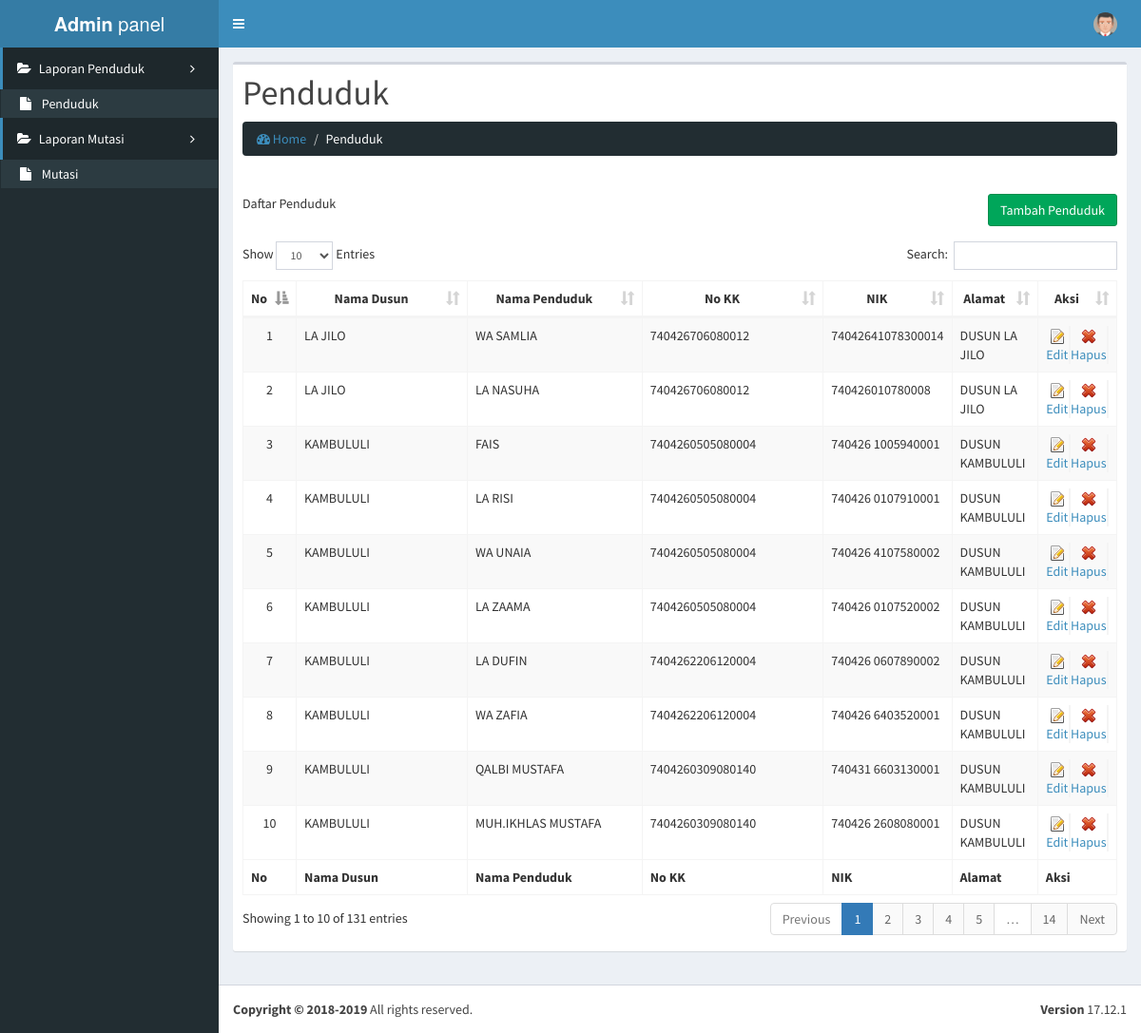
The app's page /admin/laporan-penduduk (signed in) with its own data.
### tables this page shows
CREATE TABLE `penduduk` (
  `id_penduduk` int(11) NOT NULL,
  `nama_penduduk` varchar(50) DEFAULT NULL,
  `id_dusun` int(11) DEFAULT NULL,
  `no_kk` varchar(50) DEFAULT NULL,
  `nik` varchar(50) DEFAULT NULL,
  `alamat` varchar(50) DEFAULT NULL,
  `tempat_lahir` varchar(50) DEFAULT NULL,
  `status_menikah` enum('Y','N') DEFAULT NULL,
  `pekerjaan` varchar(50) DEFAULT NULL,
  `agama` enum('Islam','Kristen','Hindu','Budha','Khatolik') NOT NULL,
  `tgl_lahir` date DEFAULT NULL,
  `jenis_kelamin` enum('P','L') DEFAULT NULL,
  `no_hp` varchar(50) NOT NULL,
  `pendidikan_terakhir` varchar(50) DEFAULT NULL
);

CREATE TABLE `dusun` (
  `id_dusun` int(11) NOT NULL,
  `nama_dusun` varchar(50) DEFAULT NULL,
  `id_desa` int(11) DEFAULT NULL,
  `jumlah_rt` int(11) DEFAULT NULL,
  `jumlah_rw` int(11) DEFAULT NULL,
  `jml_penduduk` varchar(20) NOT NULL,
  `jml_lahir` varchar(20) NOT NULL,
  `jml_kematian` varchar(20) NOT NULL,
  `jml_mutasi` varchar(20) NOT NULL
);

### admin/modul/laporan-penduduk/index.php (the view, shortened to what this page needs)
<?php
	$module = "laporan-penduduk";
	switch($_GET['act']){
		case "list":
	?>
			<section class="content">
				<div class="row">
				<div class="col-md-12">
				  <div class="box">
					<div class="box-header">
						<h1 style="text-transform: capitalize;">Penduduk</h1>
						<ol class="breadcrumb">
							<li><a href="media.php?module=home"><i class="fa fa-dashboard"></i> Home</a></li>
							<li class="active">Penduduk</li>
						</ol>
					</div>
					<div class="box-body table-responsive">
						<p class="c-black f-500 m-b-20">Daftar Penduduk
                            <a href="<?php echo $module; ?>-tambah" class="btn btn-success pull-right"><i class="zmdi zmdi-plus zmdi-hc-fw"></i> Tambah Penduduk</a>
                        </p>
                        <br>
						<table id="example1" class="table table-bordered table-striped">
						<thead>
						  <tr>
							<th width="2%" class="center">No</th>
							<th width="23%" class="center">Nama Dusun</th>
							<th width="23%" class="center">Nama Penduduk</th>
							<th width="23%" class="center">No KK</th>
							<th width="10%" class="center">NIK</th>
							<th width="10%" class="center">Alamat</th>
							<th width="60%"  class="center">Aksi</th>
						  </tr>
						</thead>
						<tbody>
						<?php
						$no = 1;
						$dusun = $pdo->query("SELECT * from penduduk ORDER BY id_penduduk DESC");
						while($r = $dusun->fetch(PDO::FETCH_ASSOC)){
						$desa = $pdo->query("SELECT * from dusun WHERE id_dusun = '$r[id_dusun]'");
						$d = $desa->fetch(PDO::FETCH_ASSOC);
						?>
							<tr>
								<td align="center"><?php echo  $no; ?></td>
								<td><?php echo  $d['nama_dusun']; ?></td>
								<td><?php echo  $r['nama_penduduk']; ?></td>
								<td><?php echo  $r['no_kk']; ?></td>
								<td><?php echo  $r['nik']; ?></td>
								<td><?php echo  $r['alamat']; ?></td>
								<td align="center">
									<table class="tbltmbahan" style="width: 100%;padding: 0px;min-height: 28px;text-align: center; border: 0px;">
										<tr>
											<td style="border-right: 2px solid #f4f4f4;"><a href="<?php echo $module; ?>-edit-<?php echo $r['id_penduduk']; ?>" title="Edit"><img src="add-icon.gif"><br/>Edit</a></td>
											<td style="border-right: 2px solid #f4f4f4;"><a title="Hapus" onClick="javascript: return confirm('Data yang Sudah di Hapus TIDAK BISA Dikembalikan Kembali. Apakah Anda yakin ingin Menghapus Data Ini!!');" href='modul/<?php echo $module; ?>/aksi.php?module=<?php echo $module; ?>&act=remove&id=<?php echo $r['id_penduduk']; ?>' ><img src="hr.gif"><br/>Hapus</a>	</td>
										</tr>
									</table>
								</td>
							</tr>
						<?php
						$no++;
						}
						?>
						</tbody>
						<tfoot>
						 <tr>
							<th width="2%" class="center">No</th>
							<th width="23%" class="center">Nama Dusun</th>
							<th width="23%" class="center">Nama Penduduk</th>
							<th width="23%" class="center">No KK</th>
							<th width="10%" class="center">NIK</th>
							<th width="10%" class="center">Alamat</th>
							<th width="60%"  class="center">Aksi</th>
						  </tr>
						</tfoot>
					  </table>
					</div>
				  </div>
				</div>
			</section>
	<?php
		break;
	?>
			<?php
	}
?>

### records on screen
penduduk: id_dusun.nama_dusun "LA JILO", nama_penduduk "WA SAMLIA", no_kk "740426706080012", nik "74042641078300014", alamat "DUSUN LA JILO"
penduduk: id_dusun.nama_dusun "LA JILO", nama_penduduk "LA NASUHA", no_kk "740426706080012", nik "740426010780008", alamat "DUSUN LA JILO"
penduduk: id_dusun.nama_dusun "KAMBULULI", nama_penduduk "FAIS", no_kk "7404260505080004", nik "740426 1005940001", alamat "DUSUN KAMBULULI"
penduduk: id_dusun.nama_dusun "KAMBULULI", nama_penduduk "LA RISI", no_kk "7404260505080004", nik "740426 0107910001", alamat "DUSUN KAMBULULI"
penduduk: id_dusun.nama_dusun "KAMBULULI", nama_penduduk "WA UNAIA", no_kk "7404260505080004", nik "740426 4107580002", alamat "DUSUN KAMBULULI"
penduduk: id_dusun.nama_dusun "KAMBULULI", nama_penduduk "LA ZAAMA", no_kk "7404260505080004", nik "740426 0107520002", alamat "DUSUN KAMBULULI"
penduduk: id_dusun.nama_dusun "KAMBULULI", nama_penduduk "LA DUFIN", no_kk "7404262206120004", nik "740426 0607890002", alamat "DUSUN KAMBULULI"
penduduk: id_dusun.nama_dusun "KAMBULULI", nama_penduduk "WA ZAFIA", no_kk "7404262206120004", nik "740426 6403520001", alamat "DUSUN KAMBULULI"
penduduk: id_dusun.nama_dusun "KAMBULULI", nama_penduduk "QALBI MUSTAFA", no_kk "7404260309080140", nik "740431 6603130001", alamat "DUSUN KAMBULULI"
penduduk: id_dusun.nama_dusun "KAMBULULI", nama_penduduk "MUH.IKHLAS MUSTAFA", no_kk "7404260309080140", nik "740426 2608080001", alamat "DUSUN KAMBULULI"

### other values on screen
$namaweb "panel"
